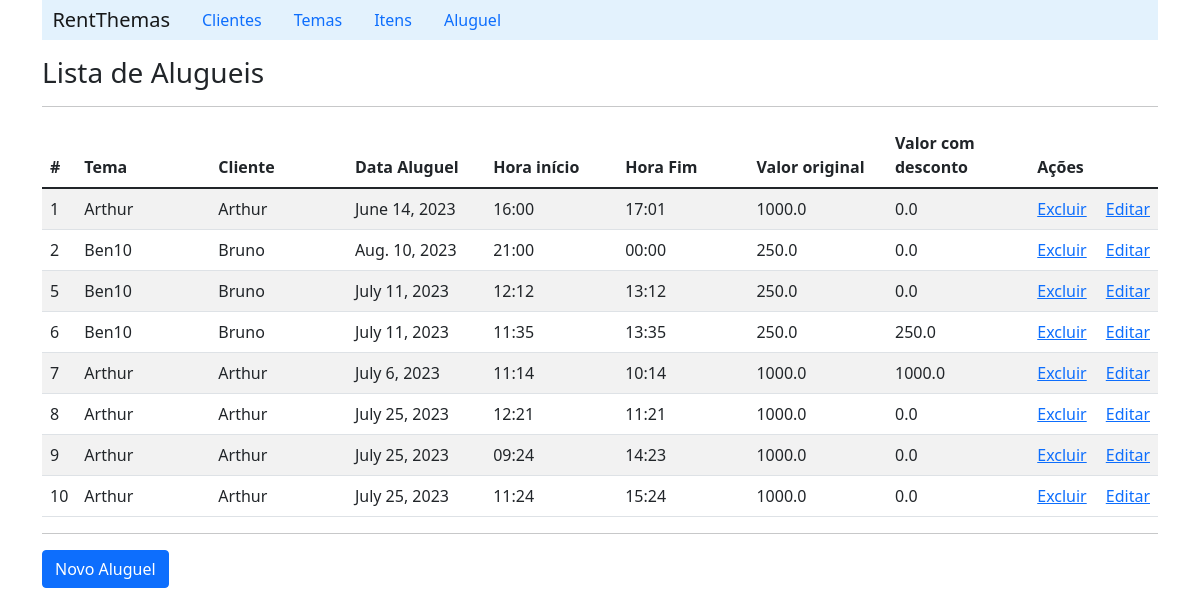
Page /listRent/ on the earlier database version.
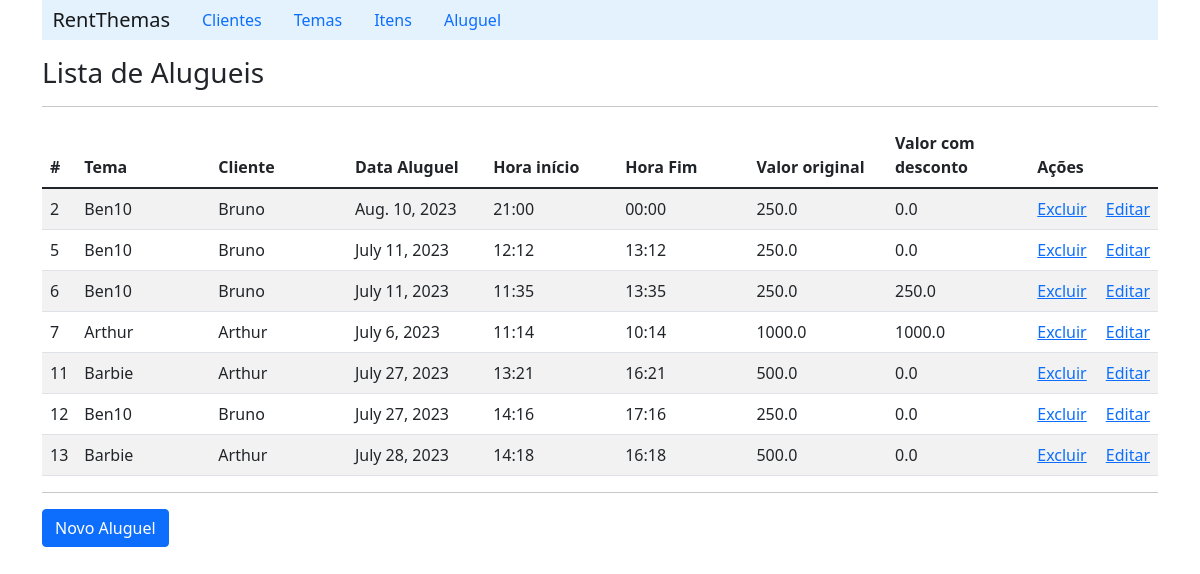
Same page on the later database version.
### aluguel_de_temas/models.py (models this page shows, shortened)
class Rent(models.Model):
    date = models.DateField(blank=False, null=False)
    start_hours = models.CharField(max_length=5, blank=False, null=False)
    end_hours = models.CharField(max_length=5, blank=False, null=False)
    client = models.ForeignKey('Client', on_delete=CASCADE, related_name='rents')
    theme = models.ForeignKey('Theme', on_delete=CASCADE, related_name='rents')
    address = models.OneToOneField('Address', on_delete=models.CASCADE, null=True)
    price = models.FloatField(default=0)

class Theme(models.Model):
    name = models.CharField(max_length=20, blank=False)
    color = models.CharField(max_length=10)
    price = models.FloatField()
    itens =  models.ManyToManyField('Item', related_name='themes')

class Client(models.Model):
    name = models.CharField(max_length=60, blank=False)
    cpf = models.CharField(max_length=11, blank=True)

### aluguel_de_temas/views.py (the view)
# urls.py: path('listRent/', RentViews.listRent),
    def listRent(request):
        context = {'rent_list': DaosRent.listarrent()}
        return render(request, 'rent/listRent.html', context)

### aluguel_de_temas/DAOs.py (called while the page is built)
    def listarrent():
        rent = Rent.objects.all()
        return rent

### aluguel_de_temas/templates/rent/listRent.html (shortened to what this page needs)
{% extends "index.html" %}
    {% block content %}
        <h3>Lista de Alugueis</h3>
        <hr>
        <table class="table table-striped">
            {% if rent_list %}
                <thead>
                    <tr>
                        <th scope="col">#</th>
                        <th scope="col">Tema</th>
                        <th scope="col">Cliente</th>
                        <th scope="col">Data Aluguel</th>
                        <th scope="col">Hora início</th>
                        <th scope="col">Hora Fim</th>
                        <th scope="col">Valor original</th>
                        <th scope="col">Valor com desconto</th>
                        <th scope="col">Ações</th>
                        <th scope="col"></th>
                    </tr>
                </thead>
                {% for rent in rent_list%}
                    <tr>
                        <td width='15'>{{rent.id}}</td>
                        <td width='170'>{{rent.theme.name}}</td>
                        <td width='170'>{{rent.client.name}}</td>
                        <td width='170'>{{rent.date}}</td>
                        <td width='170'>{{rent.start_hours}}</td>
                        <td width='170'>{{rent.end_hours}}</td>
                        <td width='170'>{{rent.theme.price}}</td>
                        <td width='170'>{{rent.price}}</td>
                        <td width='70'><a href="/deleteRent/{{rent.id}}">Excluir</a></td>
                        <td><a href="/detailRent/{{rent.id}}">Editar</a></td>
                    </tr>
                {% endfor %}
            {% else %}
                <p>Nenhum item cadastrado!!</p>
            {%endif%}
        </table>
        <hr>
        <a class="btn btn-primary" href="/formRent">Novo Aluguel</a>
    {% endblock %}

### aluguel_de_temas/templates/index.html (shortened to what this page needs)
{% load static %}
<!DOCTYPE html>
<html lang="pt-br">
<head>
    <link rel="stylesheet" href="https://cdn.jsdelivr.net/npm/bootstrap@5.1.1/dist/css/bootstrap.min.css">
    <link rel="stylesheet" href="https://pro.fontawesome.com/releases/v5.10.0/css/all.css"/>
</head>
<body>
    <div id="sidebar" class="container"  style="margin-top: 0;">
        <div>
            <nav class="nav navbar-light" style="background-color: #e3f2fd;">
                <a class="navbar-brand" href="/">&nbsp; RentThemas</a>
                <a class="nav-link" href="/listClient">Clientes</a>
                <a class="nav-link" href="/listTheme">Temas</a>
                <a class="nav-link" href="/listItem">Itens</a>
                <a class="nav-link" href="/listRent">Aluguel</a>
            </nav>
        </div>
    </div>
    <div id="content" class="container">
        {% block content %}
        {% endblock %}
    </div>
</body>
</html>

Differences in the rows shown:
removed Rent: id "1", theme.name "Arthur", client.name "Arthur", date "June 14, 2023", start_hours "16:00", end_hours "17:01", theme.price "1000.0", price "0.0"
removed Rent: id "8", theme.name "Arthur", client.name "Arthur", date "July 25, 2023", start_hours "12:21", end_hours "11:21", theme.price "1000.0", price "0.0"
removed Rent: id "9", theme.name "Arthur", client.name "Arthur", date "July 25, 2023", start_hours "09:24", end_hours "14:23", theme.price "1000.0", price "0.0"
removed Rent: id "10", theme.name "Arthur", client.name "Arthur", date "July 25, 2023", start_hours "11:24", end_hours "15:24", theme.price "1000.0", price "0.0"
added Rent: id "11", theme.name "Barbie", client.name "Arthur", date "July 27, 2023", start_hours "13:21", end_hours "16:21", theme.price "500.0", price "0.0"
added Rent: id "12", theme.name "Ben10", client.name "Bruno", date "July 27, 2023", start_hours "14:16", end_hours "17:16", theme.price "250.0", price "0.0"
added Rent: id "13", theme.name "Barbie", client.name "Arthur", date "July 28, 2023", start_hours "14:18", end_hours "16:18", theme.price "500.0", price "0.0"
